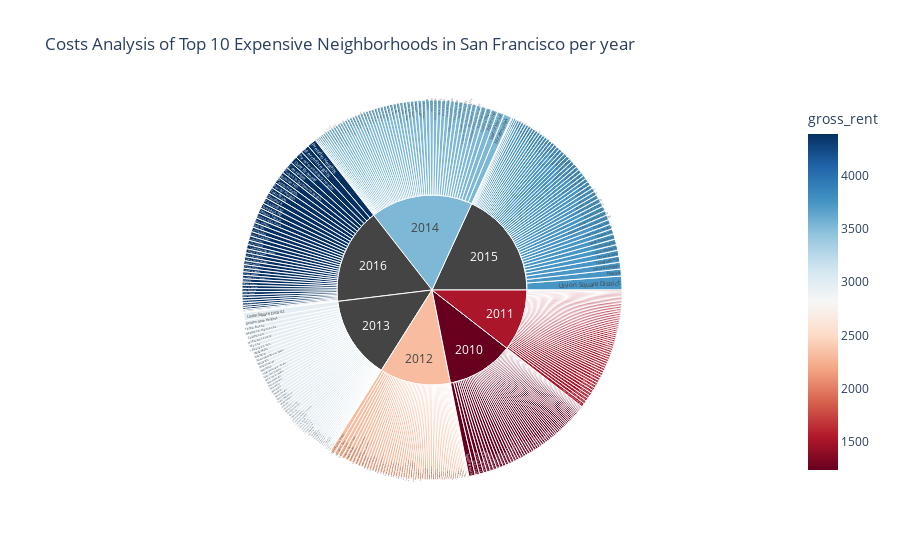

The notebook cell this image was saved under:
### Code cell
# Sunburst Plot
fig = px.sunburst(
    df, 
    path=['year','neighborhood'], 
    values="sale_price_sqr_foot", 
    color="gross_rent", 
    color_continuous_scale='rdbu',
    title="Costs Analysis of Top 10 Expensive Neighborhoods in San Francisco per year",

)

fig.show()

### Figure 1 — Plotly figure (JSON) as saved in the notebook; plotly's stock layout.template omitted (floating-point values rounded to 4 significant figures; data arrays with more than 128 entries replaced by an {"elided": "..."} marker saying what was removed)
{"data": [{"branchvalues": "total", "customdata": {"elided": "404x1 float values"}, "domain": {"x": [0, 1], "y": [0, 1]}, "hovertemplate": "labels=%{label}<br>sale_price_sqr_foot=%{value}<br>parent=%{parent}<br>id=%{id}<br>gross_rent=%{color}<extra></extra>", "ids": {"elided": "404 str values"}, "labels": {"elided": "404 str values"}, "marker": {"coloraxis": "coloraxis", "colors": {"elided": "404 float values"}}, "name": "", "parents": {"elided": "404 str values"}, "type": "sunburst", "values": {"elided": "404 float values"}}], "layout": {"autosize": true, "coloraxis": {"colorbar": {"title": {"text": "gross_rent"}}, "colorscale": [[0, "rgb(103,0,31)"], [0.1, "rgb(178,24,43)"], [0.2, "rgb(214,96,77)"], [0.3, "rgb(244,165,130)"], [0.4, "rgb(253,219,199)"], [0.5, "rgb(247,247,247)"], [0.6, "rgb(209,229,240)"], [0.7, "rgb(146,197,222)"], [0.8, "rgb(67,147,195)"], [0.9, "rgb(33,102,172)"], [1, "rgb(5,48,97)"]]}, "legend": {"tracegroupgap": 0}, "title": {"text": "Costs Analysis of Top 10 Expensive Neighborhoods in San Francisco per year"}}}
